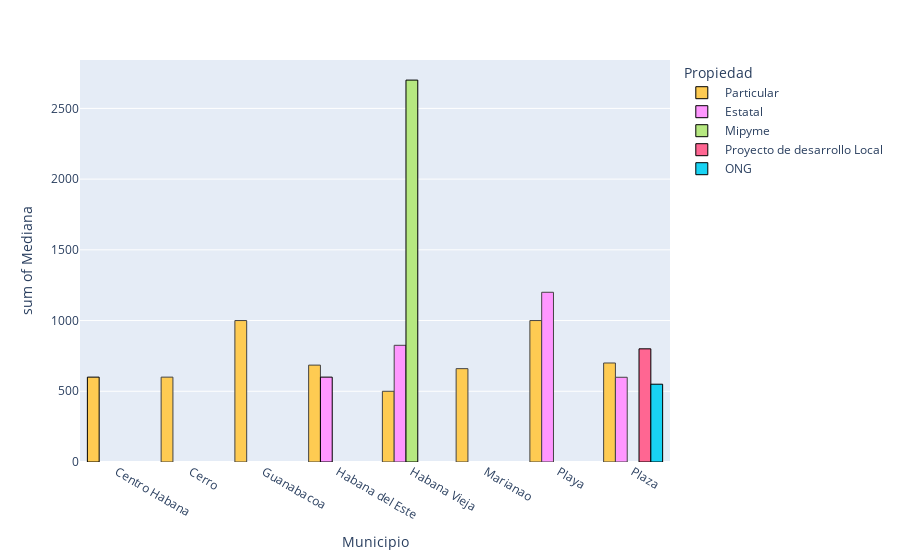

Notebook cell for this chart:
### Markdown cell above
*Mediana Piña colada*

### Code cell
from bibliotheque import media_coctel
mm = media_coctel(data,"Pinha colada")
fig = px.histogram(mm, x = "Municipio", y = "Mediana", color = "Propiedad", color_discrete_sequence=px.colors.qualitative.Plotly_r, barmode="group")
fig.update_traces(marker_line_color =["Black"], marker_line_width = 1)
fig.show()

### Figure 1 — Plotly figure (JSON) as saved in the notebook; plotly's stock layout.template omitted (floating-point values rounded to 4 significant figures)
{"data": [{"alignmentgroup": "True", "bingroup": "x", "histfunc": "sum", "hovertemplate": "Propiedad= Particular<br>Municipio=%{x}<br>sum of Mediana=%{y}<extra></extra>", "legendgroup": " Particular", "marker": {"color": "#FECB52", "line": {"color": ["Black"], "width": 1}, "pattern": {"shape": ""}}, "name": " Particular", "offsetgroup": " Particular", "orientation": "v", "showlegend": true, "type": "histogram", "x": ["Centro Habana", "Cerro", "Guanabacoa", "Habana del Este", "Habana Vieja", "Marianao", "Playa", "Plaza"], "xaxis": "x", "y": [600, 600, 1000, 685, 500, 660, 1000, 700], "yaxis": "y"}, {"alignmentgroup": "True", "bingroup": "x", "histfunc": "sum", "hovertemplate": "Propiedad= Estatal<br>Municipio=%{x}<br>sum of Mediana=%{y}<extra></extra>", "legendgroup": " Estatal", "marker": {"color": "#FF97FF", "line": {"color": ["Black"], "width": 1}, "pattern": {"shape": ""}}, "name": " Estatal", "offsetgroup": " Estatal", "orientation": "v", "showlegend": true, "type": "histogram", "x": ["Habana del Este", "Habana Vieja", "Playa", "Plaza"], "xaxis": "x", "y": [600, 825, 1200, 599], "yaxis": "y"}, {"alignmentgroup": "True", "bingroup": "x", "histfunc": "sum", "hovertemplate": "Propiedad= Mipyme<br>Municipio=%{x}<br>sum of Mediana=%{y}<extra></extra>", "legendgroup": " Mipyme", "marker": {"color": "#B6E880", "line": {"color": ["Black"], "width": 1}, "pattern": {"shape": ""}}, "name": " Mipyme", "offsetgroup": " Mipyme", "orientation": "v", "showlegend": true, "type": "histogram", "x": ["Habana Vieja"], "xaxis": "x", "y": [2700], "yaxis": "y"}, {"alignmentgroup": "True", "bingroup": "x", "histfunc": "sum", "hovertemplate": "Propiedad= Proyecto de desarrollo Local<br>Municipio=%{x}<br>sum of Mediana=%{y}<extra></extra>", "legendgroup": " Proyecto de desarrollo Local", "marker": {"color": "#FF6692", "line": {"color": ["Black"], "width": 1}, "pattern": {"shape": ""}}, "name": " Proyecto de desarrollo Local", "offsetgroup": " Proyecto de desarrollo Local", "orientation": "v", "showlegend": true, "type": "histogram", "x": ["Plaza"], "xaxis": "x", "y": [800], "yaxis": "y"}, {"alignmentgroup": "True", "bingroup": "x", "histfunc": "sum", "hovertemplate": "Propiedad= ONG<br>Municipio=%{x}<br>sum of Mediana=%{y}<extra></extra>", "legendgroup": " ONG", "marker": {"color": "#19D3F3", "line": {"color": ["Black"], "width": 1}, "pattern": {"shape": ""}}, "name": " ONG", "offsetgroup": " ONG", "orientation": "v", "showlegend": true, "type": "histogram", "x": ["Plaza"], "xaxis": "x", "y": [550], "yaxis": "y"}], "layout": {"barmode": "group", "legend": {"title": {"text": "Propiedad"}, "tracegroupgap": 0}, "margin": {"t": 60}, "xaxis": {"anchor": "y", "domain": [0, 1], "title": {"text": "Municipio"}}, "yaxis": {"anchor": "x", "domain": [0, 1], "title": {"text": "sum of Mediana"}}}}
